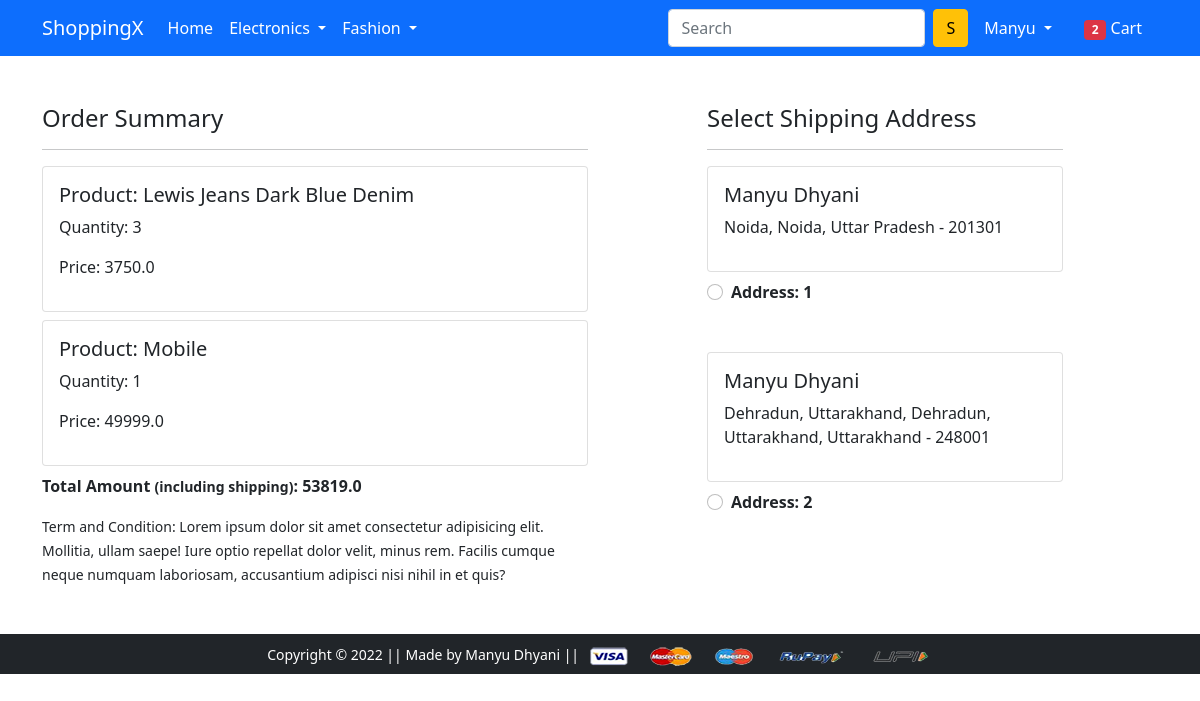
Before: /checkout/ (signed in) with the older database file.
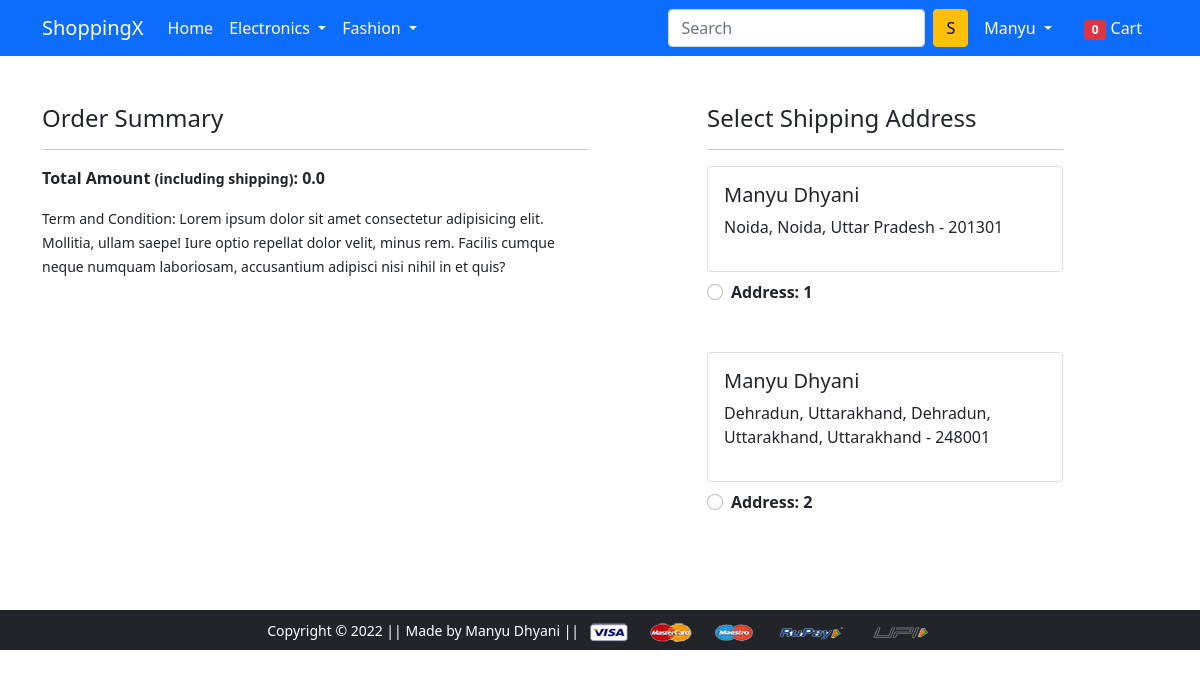
After: the same page with the newer database file.
### store/models.py (models this page shows, shortened)
class Cart(models.Model):
    user = models.ForeignKey(User, on_delete=models.CASCADE)
    product = models.ForeignKey(Product, on_delete=models.CASCADE)
    quantity = models.PositiveIntegerField(default=1)
    @property
    def total_cost_per_item(self):
        return self.quantity * self.product.discounted_price

class Product(models.Model):
    title = models.CharField(max_length=100)
    selling_price = models.FloatField()
    discounted_price = models.FloatField()
    description = models.TextField()
    brand = models.CharField(max_length=100)
    category = models.CharField(choices=CATEGORY_CHOICES, max_length=2)
    product_image = models.ImageField(upload_to='products')

class Customer(models.Model):
    user = models.ForeignKey(User, on_delete=models.CASCADE)
    name = models.CharField(max_length=40)
    locality = models.CharField(max_length=200)
    city = models.CharField(max_length=40)
    zipcode = models.IntegerField()
    state = models.CharField(max_length=50, choices=STATE_CHOICES)

### store/views.py (the view)
# urls.py: path('checkout/', views.checkout, name='checkout'),
@login_required(login_url='/account/login/')
def checkout(request):
 user = request.user
 address = Customer.objects.filter(user=user)
 cart_items = Cart.objects.filter(user=user)
 amount = 0.0
 shipping_amount = 70.0
 total_amount = 0.0
 cart_product = [p for p in Cart.objects.all() if p.user == request.user]
 if cart_product:
  for p in cart_product:
   tempamount = (p.quantity * p.product.discounted_price)
   amount += tempamount
  total_amount = amount+shipping_amount
 return render(request, 'app/checkout.html', {'address': address, 'total_amount': total_amount, 'cart_items': cart_items})

### store/views.py (called while the page is built)
def countCartItem(request):
 cartItemCount = None
 if request.user.is_authenticated:
  cartItemCount = Cart.objects.filter(user=request.user).count()
 return {'cartItemCount': cartItemCount}

### store/templates/app/checkout.html (shortened to what this page needs)
{% extends 'app/base.html' %}
{% load static %}
{% block main-content %}
<div class="container">
 <div class="row mt-5">
  <div class="col-sm-6">
    <h4>Order Summary</h4>
    <hr>
    {% for item in cart_items %}
      <div class="card mb-2">
        <div class="card-body">
          <h5>Product: {{ item.product.title }}</h5>
          <p>Quantity: {{ item.quantity }}</p>
          <p>Price: {{ item.total_cost_per_item }}</p>
        </div>
      </div>
    {% endfor %}
    <p class="fw-bold">Total Amount <small>(including shipping)</small>: {{ total_amount }}</p>
    <small>Term and Condition: Lorem ipsum dolor sit amet consectetur adipisicing elit. Mollitia, ullam saepe! Iure optio repellat dolor velit, minus rem. Facilis cumque neque numquam laboriosam, accusantium adipisci nisi nihil in et quis?</small>
  </div>
  <div class="col-sm-4 offset-sm-1">
    <h4>Select Shipping Address</h4>
    <hr>
    <form action="/paymentdone" id="payment-form">
      {% for add in address %}
      <div class="card">
        <div class="card-body">
        <h5>{{ add.name }}</h5>
        <p>{{ add.locality }}, {{ add.city }}, {{ add.state }} - {{ add.zipcode }}</p>
        </div>
      </div>
        <div class="form-check mt-2 mb-5">
          <input class="form-check-input" type="radio" name="custid" id="custadd{{forloop.counter}}" value="{{add.id}}">
          <label class="form-check-label fw-bold" for="">
            Address: {{ forloop.counter }} </label>
        </div>
      {% endfor %}
      </form>
    </div>
  </div>
</div>
{% endblock main-content %}

### store/templates/app/base.html (shortened to what this page needs)
<!doctype html>
{% load static %}
<html lang="en">
  <head>
    <link href="https://cdn.jsdelivr.net/npm/bootstrap@5.0.0-beta1/dist/css/bootstrap.min.css" rel="stylesheet">
    <link rel="stylesheet" href="{% static 'app/css/owl.carousel.min.css' %}">
    <link rel="stylesheet" href="{% static 'app/css/style.css' %}">
    <link rel="stylesheet" href="https://cdnjs.cloudflare.com/ajax/libs/font-awesome/4.7.0/css/font-awesome.min.css">
  </head>
  <body>
    <nav class="navbar navbar-expand-lg navbar-dark bg-primary">
     <div class="container">
       <a class="navbar-brand" href="/">ShoppingX</a>
       <div class="collapse navbar-collapse" id="navbarSupportedContent">
         <ul class="navbar-nav me-auto mb-2 mb-lg-0">
           <li class="nav-item">
             <a class="nav-link active" aria-current="page" href="/">Home</a>
           </li>
           <li class="nav-item dropdown">
             <a class="nav-link dropdown-toggle text-white" href="#" id="electronicsDropdown" role="button" data-bs-toggle="dropdown" aria-expanded="false">
               Electronics
             </a>
           </li>
           <li class="nav-item dropdown">
             <a class="nav-link dropdown-toggle text-white" href="#" id="fashionDropdown" role="button" data-bs-toggle="dropdown" aria-expanded="false">
               Fashion
             </a>
           </li>
         </ul>
         <form class="d-flex">
           <input class="form-control me-2" type="search" placeholder="Search" aria-label="Search">
           <button class="btn btn-warning" type="submit">S</button>
         </form>
         <div>
          <ul class="navbar-nav me-auto mb-2 mb-lg-0">
           {% if request.user.is_authenticated %}
           <li class="nav-item dropdown mx-2">
              <a class="nav-link dropdown-toggle text-white" href="#" id="profileDropdown" role="button" data-bs-toggle="dropdown" aria-expanded="false">
                  {{request.user.username|capfirst}}
              </a>
            </li>
            <li class="nav-item mx-2">
             <a href="{% url 'show_cart' %}" class="nav-link text-white"><span class="badge bg-danger">{{ cartItemCount }}</span> Cart </a>
            </li>
            {% endif %}
          </ul>
         </div>
       </div>
     </div>
    </nav>
    {% block main-content %} {% endblock main-content %}
    <footer class="container-fluid bg-dark text-center p-2 mt-5">
        <small class="text-white">Copyright &copy; 2022 || Made by Manyu Dhyani || </small>
        <img src="{% static 'app/images/payment.png' %}" alt="" srcset="" class="img-fluid" height="2px">
    </footer>
  </body>
</html>

Changed rows visible on the page:
removed Cart: product "Lewis Jeans Dark Blue Denim", quantity "3", total_cost_per_item "3750.0"
removed Cart: product "Mobile", quantity "1", total_cost_per_item "49999.0"
Other visible differences:
{{ cartItemCount }}: "2" → "0"
{{ total_amount }}: "53819.0" → "0.0"
